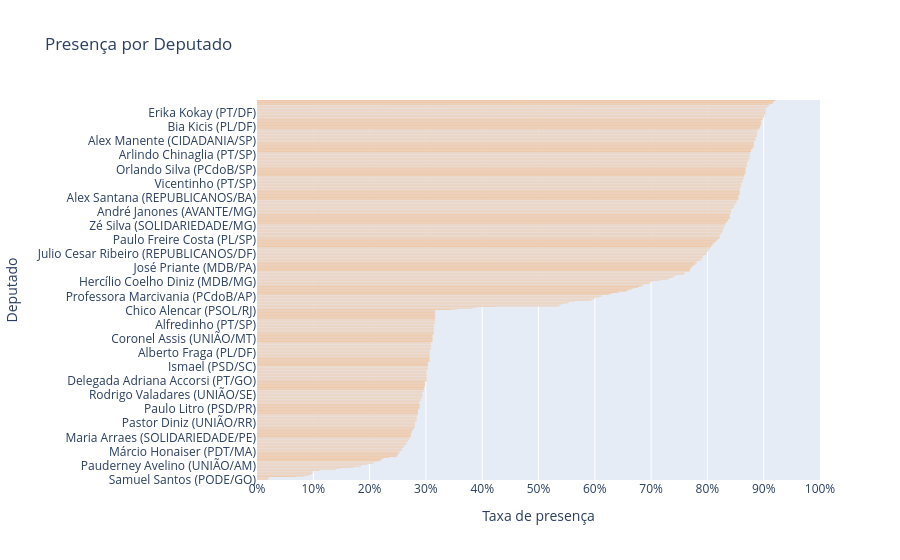

Notebook code for this chart:
### Code cell
import plotly.express as px

palette_main = "#ff7f0e"

df_plot1 = df_dep.sort_values("taxa_presenca", ascending=True)

fig1 = px.bar(
    df_plot1,
    x="taxa_presenca",          # continua sendo fração 0–1
    y="deputado",
    orientation="h",
    labels={
        "taxa_presenca": "Taxa de presença",
        "deputado": "Deputado",
    },
    title="Presença por Deputado",
    color_discrete_sequence=[palette_main],
)

# Forçar o eixo num intervalo de 0 a 1
fig1.update_xaxes(
    range=[0, 1],     # eixo sempre de 0 a 1
    tick0=0,          # começa em 0
    dtick=0.1,        # passo de 0.1  ->  10%
    tickformat=".0%", # 0.0 -> 0%, 0.85 -> 85%
)

fig1.show()

### Figure 1 — Plotly figure (JSON) as saved in the notebook; plotly's stock layout.template omitted (floating-point values rounded to 4 significant figures; data arrays with more than 128 entries replaced by an {"elided": "..."} marker saying what was removed)
{"data": [{"hovertemplate": "Taxa de presença=%{x}<br>Deputado=%{y}<extra></extra>", "legendgroup": "", "marker": {"color": "#ff7f0e", "pattern": {"shape": ""}}, "name": "", "orientation": "h", "showlegend": false, "textposition": "auto", "type": "bar", "x": {"elided": "898 float values"}, "xaxis": "x", "y": {"elided": "898 str values"}, "yaxis": "y"}], "layout": {"barmode": "relative", "legend": {"tracegroupgap": 0}, "title": {"text": "Presença por Deputado"}, "xaxis": {"anchor": "y", "domain": [0, 1], "dtick": 0.1, "range": [0, 1], "tick0": 0, "tickformat": ".0%", "title": {"text": "Taxa de presença"}}, "yaxis": {"anchor": "x", "domain": [0, 1], "title": {"text": "Deputado"}}}}
